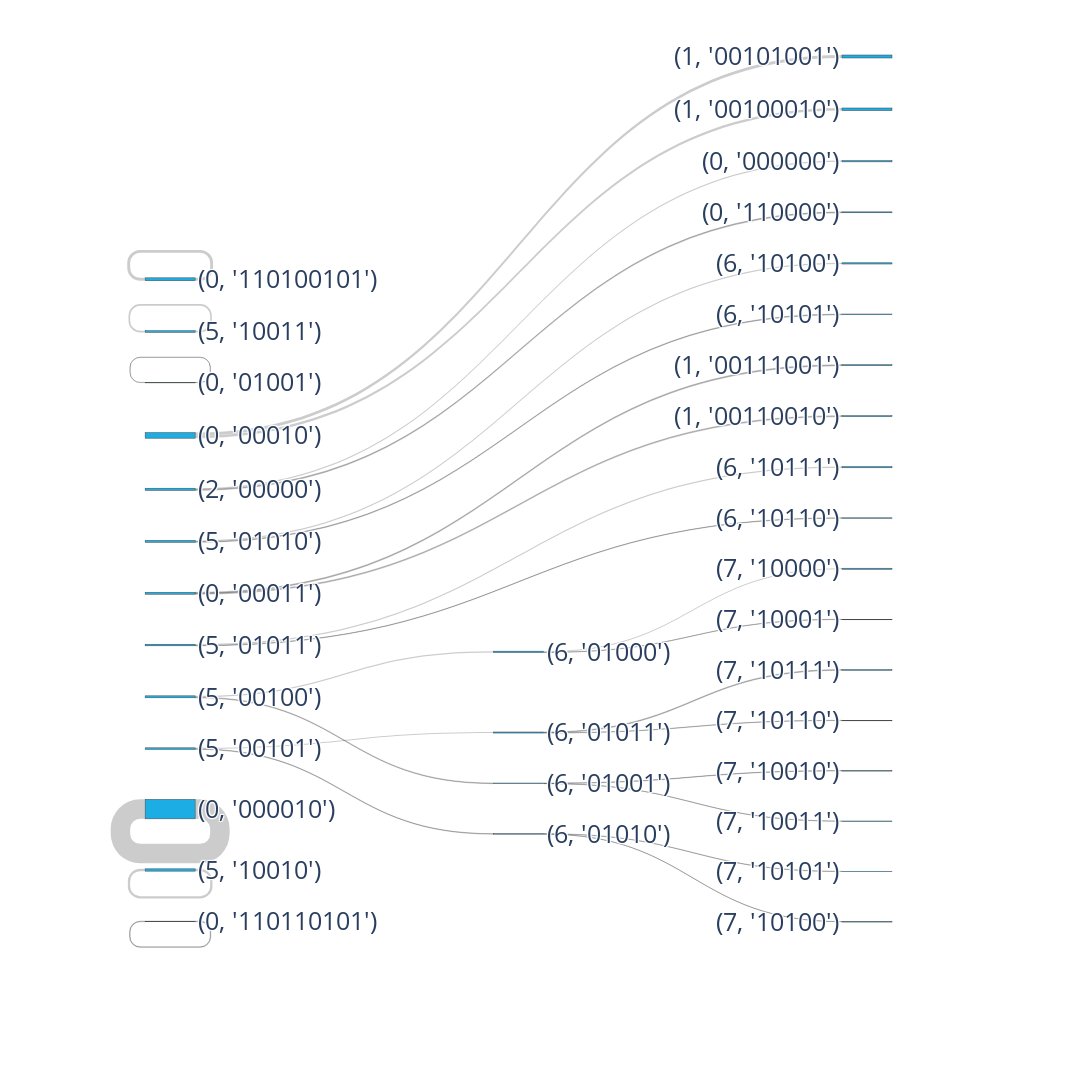

The notebook cell this image was saved under:
### Code cell
import plotly.graph_objects as go

fig = go.Figure(data=[go.Sankey(
    node = dict(
      pad = 50,
      thickness = 50,
      # line = dict(color = "black", width = 0.5),
      label = list(detector_set.keys()),
      color = "rgba(28,173,228,255)"
    ),
    link = dict(
      source = sk.origin_idx.values, # indices correspond to labels, eg A1, A2, A1, B1, ...
      target = sk.destiny_idx.values,
      value = sk.weight.values
  ))])

# fig.update_layout(title_text="Sankey Diagram", font_size=15)
fig.update_layout(
    autosize=False,
    width=1500,
    height=2000,
    margin=dict(
        # l=50,
        r=200,
    ),
    font_size=25,
    # paper_bgcolor="LightSteelBlue",
)
fig.show()

### Figure 1 — Plotly figure (JSON) as saved in the notebook; plotly's stock layout.template omitted (floating-point values rounded to 4 significant figures)
{"data": [{"link": {"source": [1, 1, 6, 6, 7, 7, 8, 8, 9, 9, 11, 11, 12, 12, 13, 13, 18, 18, 24, 24, 26, 26, 0, 3, 5, 10, 25, 33], "target": [2, 4, 14, 21, 13, 24, 15, 23, 19, 20, 16, 27, 18, 26, 17, 31, 22, 30, 28, 32, 29, 34, 0, 3, 5, 10, 25, 33], "value": [272, 236, 115, 83, 122, 58, 112, 63, 88, 85, 107, 37, 95, 46, 97, 25, 69, 26, 35, 23, 29, 17, 1764, 265, 211, 149, 54, 20]}, "node": {"color": "rgba(28,173,228,255)", "label": ["(0, '000010')", "(0, '00010')", "(1, '00101001')", "(0, '110100101')", "(1, '00100010')", "(5, '10010')", "(2, '00000')", "(5, '00100')", "(5, '01010')", "(0, '00011')", "(5, '10011')", "(5, '01011')", "(5, '00101')", "(6, '01000')", "(0, '000000')", "(6, '10100')", "(6, '10111')", "(7, '10000')", "(6, '01011')", "(1, '00111001')", "(1, '00110010')", "(0, '110000')", "(7, '10111')", "(6, '10101')", "(6, '01001')", "(0, '110110101')", "(6, '01010')", "(6, '10110')", "(7, '10010')", "(7, '10101')", "(7, '10110')", "(7, '10001')", "(7, '10011')", "(0, '01001')", "(7, '10100')"], "pad": 50, "thickness": 50}, "type": "sankey"}], "layout": {"autosize": false, "font": {"size": 25}, "height": 2000, "margin": {"r": 200}, "width": 1500}}
